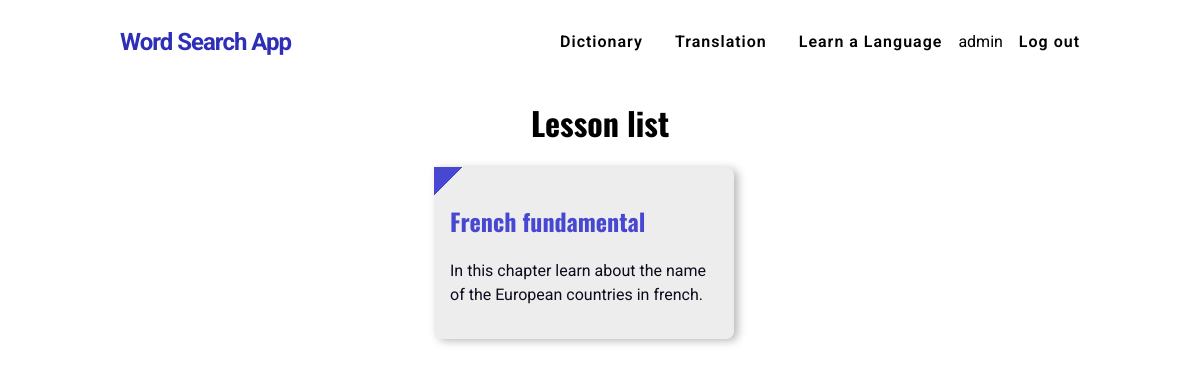
Screenshot of /curriculum/2/french_fundamental/ (signed in) with the database file from the repository.
### curriculum/models.py (models this page shows, shortened)
class Lesson(models.Model):
    lesson_id = models.CharField(max_length=100, unique=True)
    Standard = models.ForeignKey(Standard, on_delete=models.CASCADE)
    created_by = models.ForeignKey(User,on_delete=models.CASCADE)
    created_at = models.DateTimeField(auto_now_add=True)
    subject = models.ForeignKey(Subject, on_delete=models.CASCADE,related_name='lessons')
    name = models.CharField(max_length=250)
    position = models.PositiveSmallIntegerField(verbose_name="Chapter no.")
    slug = models.SlugField(null=True, blank=True)
    video = models.CharField(max_length=500, blank=True)
    description = models.TextField(max_length=500,blank=True)
    class Meta:
        ordering = ['position']

### curriculum/views.py (the view)
# urls.py: path('<str:standard>/<slug:slug>/', views.LessonListView.as_view(), name='lesson_list'),
class LessonListView(DetailView):
    context_object_name = 'subjects'
    model = Subject
    template_name = 'curriculum/lesson_list_view.html'

### curriculum/templates/curriculum/lesson_list_view.html
{% extends 'Login/base.html' %}
{% load static %}
{% block content %}
  <main class="lesson-list">
    <h1>Lesson list</h1>
    <div class="lesson-list__container">
      {% for lesson in subjects.lessons.all %}
        <div class="lesson-list__block">
          <a href ="{% url 'curriculum:lesson_detail' slug=lesson.slug subject=subjects.slug standard=lesson.Standard.slug %}">
          <h2>
              {{lesson.name}}
          </h2>
          <p>{{lesson.description}}</p>
        </a>
        </div>
      {% endfor %}
    </div>
  </main>
{% endblock%}

### Login/Templates/Login/base.html (shortened to what this page needs)
{% load static %}
<!DOCTYPE html>
<html>
  <head>
    <link rel="stylesheet" href="{% static 'Login/css/master.css' %}">
  </head>
 <body>
    <header>
      <div class="logo">
        <a href="{% url 'Login:homepage' %}">Word Search App</a>
      </div>
      <nav>
        <ul class="nav__list">
          <li class="nav__link"><a href="{% url 'Dictionary:index' %}">Dictionary</a></li>
          <li class="nav__link"><a href="{% url 'Translate:index' %}">Translation</a></li>
          <li class="nav__link"><a href="{% url 'curriculum:standard_list' %}">Learn a Language</a></li>
          {% if user.is_authenticated %}
            <li  class="mr-5 text-light"> {{user.username}}</li>
            <li class="nav__link"><a href="{% url 'Login:logout' %}">Log out</a></li>
          {% else %}
            <li class="nav__link"><a href="{% url 'Login:login' %}">Login</a></li>
            <li class="nav__link"><a href="{% url 'Login:register' %}">Sign-up</a></li>
          {% endif %}
        </ul>
      </nav>
    </header>
    {% block content %}
    {% endblock %}
  </body>
</html>

### Login/static/Login/css/master.css (style rules this page uses)
* { box-sizing: border-box; }
html { scroll-behavior: smooth; }
body { margin: 0; font-family: "Roboto", sans-serif; font-weight: 400; }
h1, h2 { font-family: "Oswald", sans-serif; }
a { color: inherit; display: inline-block; text-decoration: none; }
ul { list-style: none; display: flex; padding-left: 0; }
li + li { padding-left: 1rem; }
header { width: 80%; margin: 1rem auto 0; display: flex; justify-content: space-between; align-items: center; }
.logo a { color: #2e2eb8; font-size: 1.5rem; font-weight: bold; text-decoration: none; letter-spacing: -1px; transition: all 0.3s linear; }
.nav__link + .nav__link { margin-left: 1rem; }
.nav__link { font-weight: 550; letter-spacing: 1px; }
.standard-list, .lesson-list, .subject-list { text-align: center; width: 80%; margin: 2rem auto; }
.standard-list__container, .lesson-list__container, .subject-list__container { text-align: left; display: flex; flex-wrap: wrap; }
.standard-list__block, .lesson-list__block, .subject-list__block { max-width: 300px; background-color: rgba(26, 26, 26, 0.08); background: linear-gradient(135deg, #4747d1 0px, #4747d1 20px, rgba(26, 26, 26, 0.08) 20px); margin: 0 2rem 2rem 0; padding: 1rem; border-radius: 0 0.5rem 0.5rem; box-shadow: 4px 2px 8px rgba(26, 26, 26, 0.3); transition: 0.3s linear all; }
.standard-list__block a, .lesson-list__block a, .subject-list__block a { text-decoration: none; }
.standard-list__block h2, .lesson-list__block h2, .subject-list__block h2 { color: #4747d1; }
.standard-list__block p, .lesson-list__block p, .subject-list__block p { line-height: 1.5; color: #0c0c1d; }
.lesson-list__container { justify-content: space-around; }

### rows the page displays
Lesson: name "French fundamental", description "In this chapter learn about the name of the European countries in french."

### other values shown
{{ user.username }} "admin"
